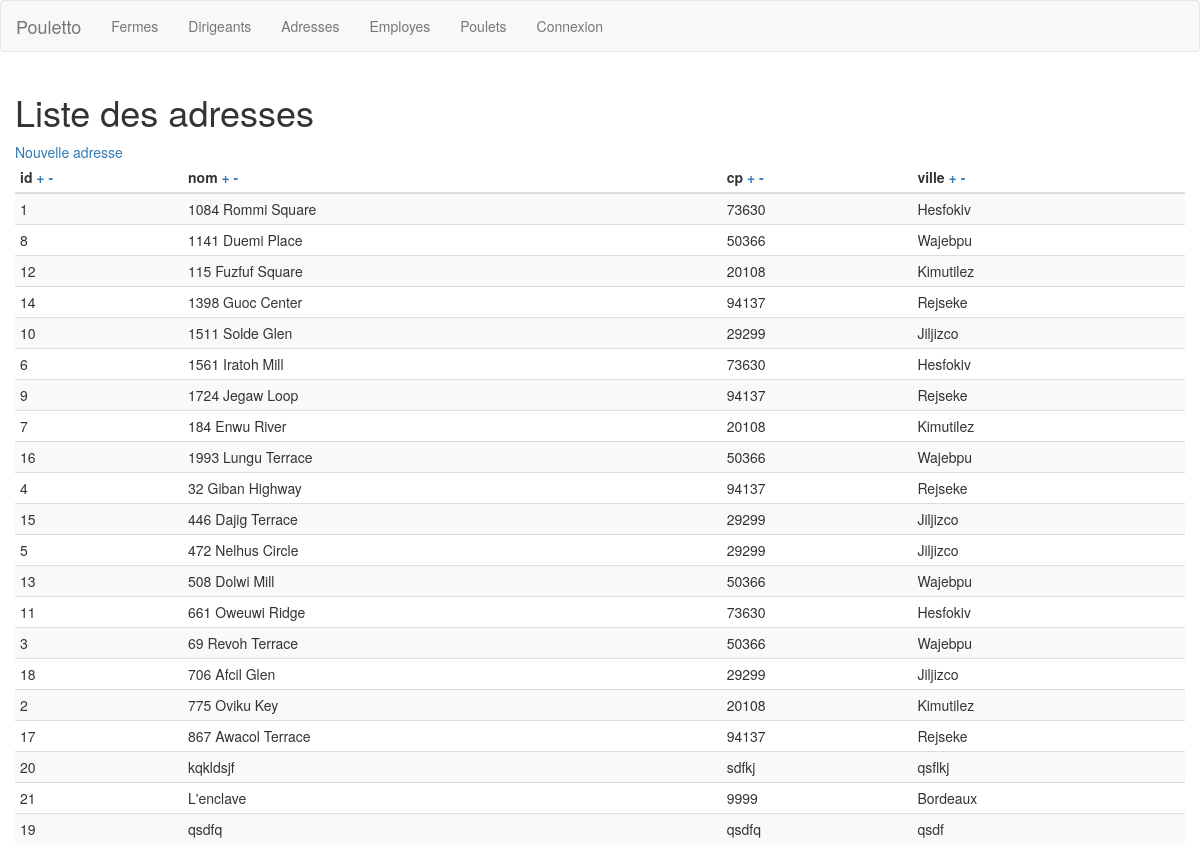
The app's page /adresses.php with its own data.
### tables this page shows
CREATE TABLE `adresses` (
  `id` int(11) NOT NULL AUTO_INCREMENT,
  `nom` varchar(50) NOT NULL,
  `cp` varchar(10) NOT NULL,
  `ville` varchar(50) NOT NULL,
  PRIMARY KEY (`id`)
);

### includes/fonctions.php (called while the page is built, shortened)
<?php
function testOrderBy($listeDeChamps, $champParDefaut, $directionParDefaut){
  return [$champParDefaut, $directionParDefaut];
}

### adresses.php (the view, shortened to what this page needs)
<?php
require_once('includes/fonctions.php');
include('parties/header.php');
$champsTriables= ['id', 'nom', 'cp', 'ville'];
$ordreDeTri = testOrderBy($champsTriables, 'nom', 'ASC');
$ordreChamp = $ordreDeTri[0];
$ordreDirection = $ordreDeTri[1];
$sql = "SELECT * FROM adresses ORDER BY $ordreChamp $ordreDirection";
$resultats = mysqli_query($connection, $sql);
?>
<a href="adresses_new.php">Nouvelle adresse</a>
<table class="table table-condensed table-striped table-hover">
  <thead>
    <tr>
      <th>
        id
        <a href="?order=id&amp;direction=ASC">+</a>
        <a href="?order=id&amp;direction=DESC">-</a>
      </th>
      <th>
        nom
        <a href="?order=nom&amp;direction=ASC">+</a>
        <a href="?order=nom&amp;direction=DESC">-</a>
      </th>
      <th>
        cp
        <a href="?order=cp&amp;direction=ASC">+</a>
        <a href="?order=cp&amp;direction=DESC">-</a>
      </th>
      <th>
        ville
        <a href="?order=ville&amp;direction=ASC">+</a>
        <a href="?order=ville&amp;direction=DESC">-</a>
      </th>
    </tr>
  </thead>
  <tbody>
    <?php
    if(mysqli_num_rows($resultats) === 0):
      echo "<tr><td>Il n'y a pas d'enregistrements</td></tr>";
    else:
      while($ligne = mysqli_fetch_assoc($resultats)):
      ?>
      <tr>
        <td><?= $ligne['id'] ?></td>
        <td><?= $ligne['nom'] ?></td>
        <td><?= $ligne['cp'] ?></td>
        <td><?= $ligne['ville'] ?></td>
      </tr>
      <?php
      endwhile;
    endif;
    ?>
  </tbody>
</table>
<?php
include ('parties/footer.php');

### records on screen
adresses: id "1", nom "1084 Rommi Square", cp "73630", ville "Hesfokiv"
adresses: id "8", nom "1141 Duemi Place", cp "50366", ville "Wajebpu"
adresses: id "12", nom "115 Fuzfuf Square", cp "20108", ville "Kimutilez"
adresses: id "14", nom "1398 Guoc Center", cp "94137", ville "Rejseke"
adresses: id "10", nom "1511 Solde Glen", cp "29299", ville "Jiljizco"
adresses: id "6", nom "1561 Iratoh Mill", cp "73630", ville "Hesfokiv"
adresses: id "9", nom "1724 Jegaw Loop", cp "94137", ville "Rejseke"
adresses: id "7", nom "184 Enwu River", cp "20108", ville "Kimutilez"
adresses: id "16", nom "1993 Lungu Terrace", cp "50366", ville "Wajebpu"
adresses: id "4", nom "32 Giban Highway", cp "94137", ville "Rejseke"
adresses: id "15", nom "446 Dajig Terrace", cp "29299", ville "Jiljizco"
adresses: id "5", nom "472 Nelhus Circle", cp "29299", ville "Jiljizco"
adresses: id "13", nom "508 Dolwi Mill", cp "50366", ville "Wajebpu"
adresses: id "11", nom "661 Oweuwi Ridge", cp "73630", ville "Hesfokiv"
adresses: id "3", nom "69 Revoh Terrace", cp "50366", ville "Wajebpu"
adresses: id "18", nom "706 Afcil Glen", cp "29299", ville "Jiljizco"
adresses: id "2", nom "775 Oviku Key", cp "20108", ville "Kimutilez"
adresses: id "17", nom "867 Awacol Terrace", cp "94137", ville "Rejseke"
adresses: id "20", nom "kqkldsjf", cp "sdfkj", ville "qsflkj"
adresses: id "21", nom "L'enclave", cp "9999", ville "Bordeaux"
adresses: id "19", nom "qsdfq", cp "qsdfq", ville "qsdf"

### other values on screen
$titrePage "Liste des adresses"
